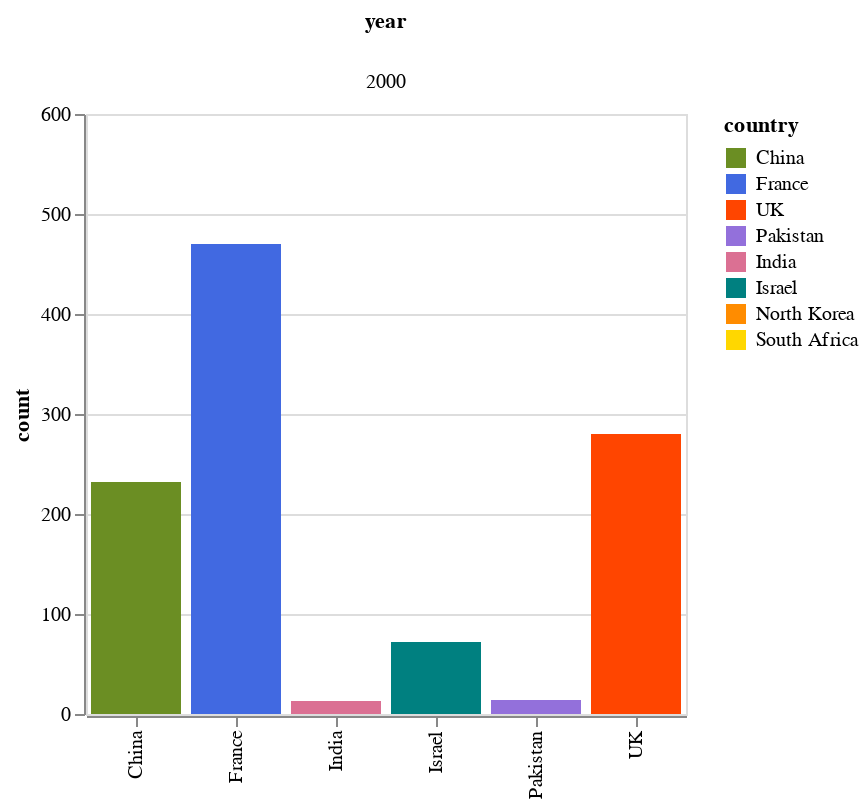

Here is the notebook cell this chart was saved with:
### Markdown cell above
The visualization below is a more interactive way of representing changes in global nuclear arsenals with an exclusion of Russia and the US.

### Code cell
# same as above for the rest of the countries
year = []
country = []
count = []
for i,row in warheads.iterrows():
   year.append(row['Year'])
   country.append('China')
   count.append(row['China'])
   year.append(row['Year'])
   country.append('France')
   count.append(row['France'])
   year.append(row['Year'])
   country.append('UK')
   count.append(row['UK'])
   year.append(row['Year'])
   country.append('Pakistan')
   count.append(row['Pakistan'])
   year.append(row['Year'])
   country.append('India')
   count.append(row['India'])
   year.append(row['Year'])
   country.append('Israel')
   count.append(row['Israel'])
   year.append(row['Year'])
   country.append('North Korea')
   count.append(row['North Korea'])
   year.append(row['Year'])
   country.append('South Africa')
   count.append(row['South Africa'])
    
df2 = pd.DataFrame({'year':year,'country':country,'count':count})

# make color scale
pink_blue = alt.Scale(domain=('China', 'France', 'UK', 'Pakistan', 'India', 'Israel', 'North Korea', 'South Africa'),
                     range=["olivedrab", "royalblue", "orangered", "mediumpurple", "palevioletred", "teal", "darkorange", "gold"])

# make slider from 1945 - 2022
# based on year column, default value 2000
slider = alt.binding_range(min=1945, max=2022, step=1)
select_year = alt.selection_single(name="year", fields=['year'],
                                  bind=slider, init={'year': 2000})

# make plot and link it to the slider
source = df2
alt.Chart(source).mark_bar().encode(
   x=alt.X('country:N', title=None),
   y=alt.Y('count:Q', scale=alt.Scale(domain=(0, 600))),
   color=alt.Color('country:N', scale=pink_blue),
   column='year:O'
).properties(
   width=300
).add_selection(
   select_year
).transform_filter(
   select_year
)

### Figure 1 — Vega-Lite specification as saved in the notebook (floating-point values rounded to 4 significant figures; data arrays with more than 128 entries replaced by an {"elided": "..."} marker saying what was removed)
{"config": {"view": {"continuousWidth": 400, "continuousHeight": 300}}, "data": {"name": "data-072247dc5d8e6369957500127088ce64"}, "mark": "bar", "encoding": {"color": {"type": "nominal", "field": "country", "scale": {"domain": ["China", "France", "UK", "Pakistan", "India", "Israel", "North Korea", "South Africa"], "range": ["olivedrab", "royalblue", "orangered", "mediumpurple", "palevioletred", "teal", "darkorange", "gold"]}}, "column": {"type": "ordinal", "field": "year"}, "x": {"type": "nominal", "field": "country", "title": null}, "y": {"type": "quantitative", "field": "count", "scale": {"domain": [0, 600]}}}, "selection": {"year": {"type": "single", "fields": ["year"], "bind": {"input": "range", "max": 2022, "min": 1945, "step": 1}, "init": {"year": 2000}}}, "transform": [{"filter": {"selection": "year"}}], "width": 300, "$schema": "https://vega.github.io/schema/vega-lite/v4.8.1.json", "datasets": {"data-072247dc5d8e6369957500127088ce64": {"elided": "624 records"}}}
